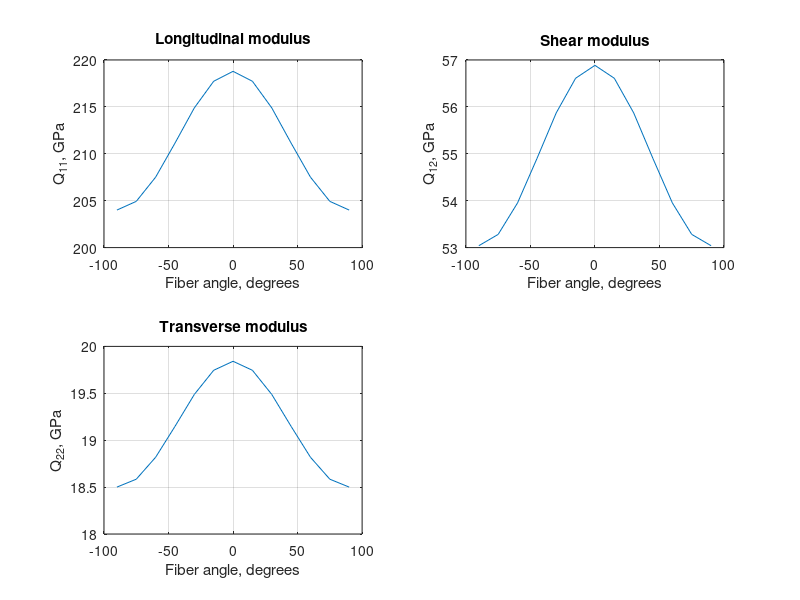

The MATLAB script that drew this image:
% Given data
theta_range = -90:15:90; % range of fiber angles in degrees
E1 = 204; % longitudinal elastic modulus in GPa
E2 = 18.50; % transverse elastic modulus in GPa
nu12 = 0.26; % major Poisson's ratio
G12 = 5.59; % shear modulus in GPa

% Convert fiber angle from degrees to radians
theta_rad = deg2rad(theta_range);

% Calculate the engineering constant of the lamina for each fiber angle
Q11 = E1 ./ (1 - nu12^2 .* cos(theta_rad).^2);
Q12 = (nu12 .* E1) ./ (1 - nu12^2 .* cos(theta_rad).^2);
Q21 = Q12;
Q22 = E2 ./ (1 - nu12^2 .* cos(theta_rad).^2);
Q44 = G12;

% Plot the results
figure;
subplot(2,2,1);
plot(theta_range,Q11);
xlabel('Fiber angle, degrees');
ylabel('Q_{11}, GPa');
title('Longitudinal modulus');
grid on;

subplot(2,2,2);
plot(theta_range,Q12);
xlabel('Fiber angle, degrees');
ylabel('Q_{12}, GPa');
title('Shear modulus');
grid on;

subplot(2,2,3);
plot(theta_range,Q22);
xlabel('Fiber angle, degrees');
ylabel('Q_{22}, GPa');
title('Transverse modulus');
grid on;


